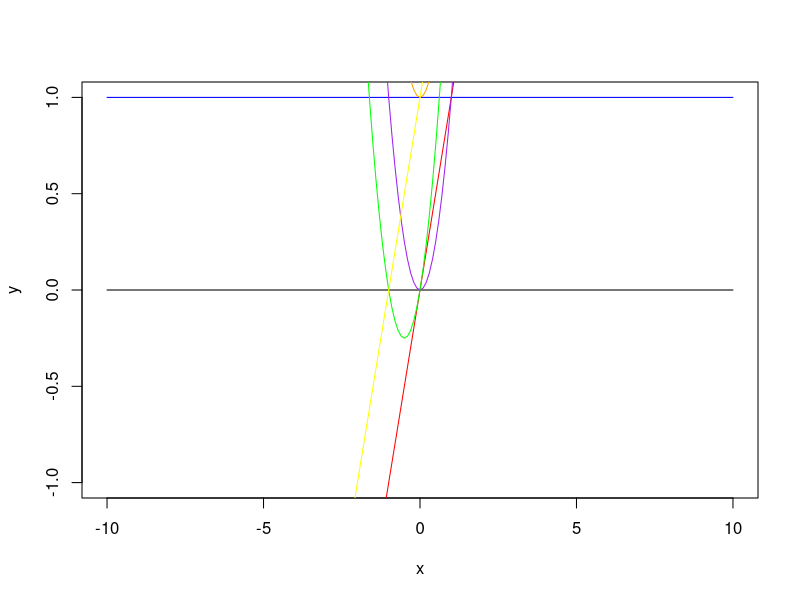

This figure's R source:
## ---- chunk 1
knitr::opts_chunk$set(echo = TRUE)
## ---- chunk 2
quad<-function(x,a=0,b=0,c=0){
  return(a*x^2+b*x+c)
}
x <-seq(from=-10,to =10,by=.1)
y<- quad(x)
plot(x,y,'l')
y2<-quad(x,c=1)
lines(x,y2,col="blue")
y3<- quad(x,b=1)
lines(x,y3,col="red")
y4<- quad(x,a=1)
lines(x,y4,col="purple")
y5<- quad(x,a=1,c=1)
lines(x,y5,col="orange")
y6<- quad(x,a=1,b=1)
lines(x,y6,col="green")
y7<- quad(x,b=1,c=1)
lines(x,y7,col="yellow")
